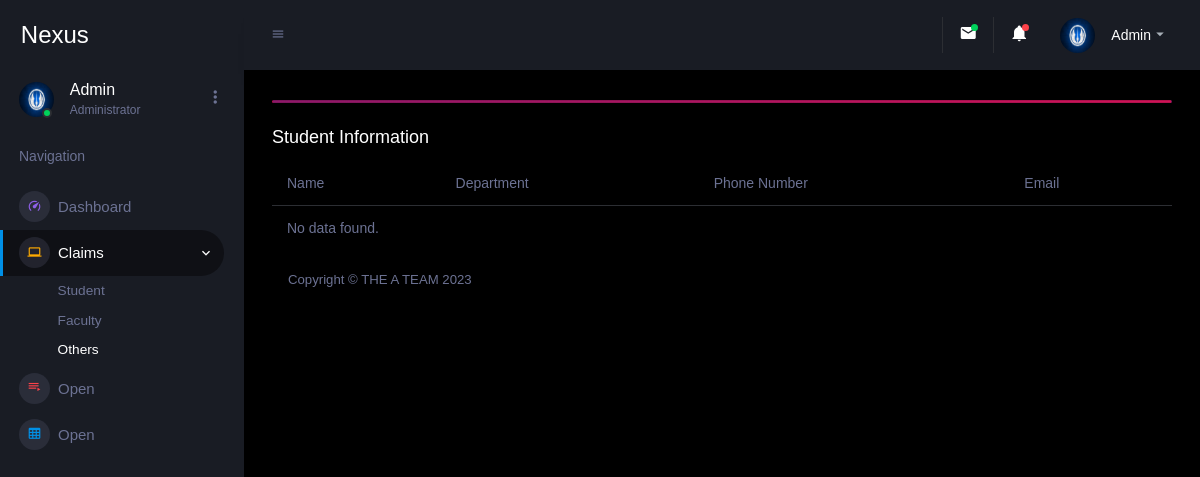
The page /admin/admin/other.php on the database as committed earlier.
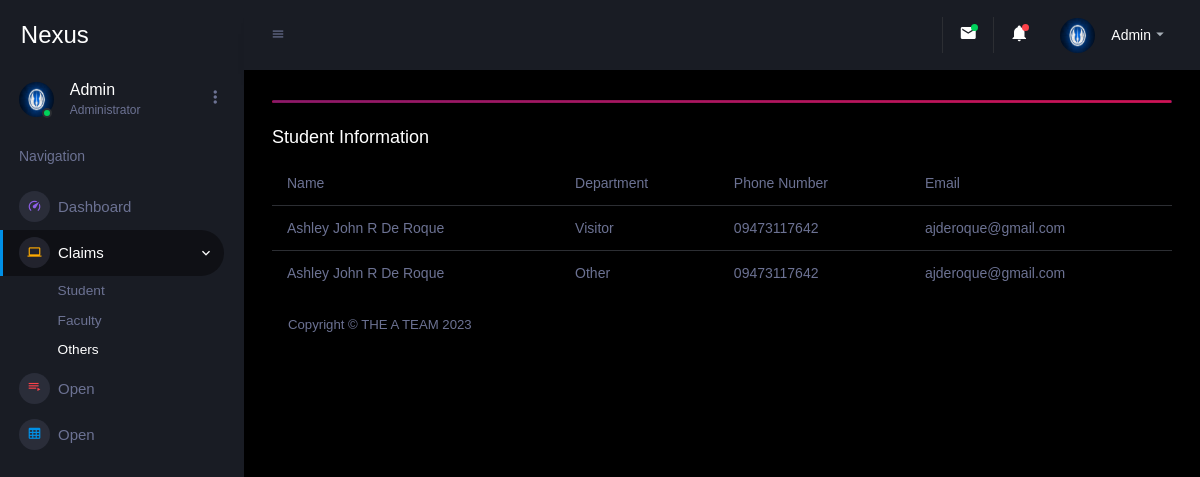
The same page on the database as committed later.
### tables this page shows
CREATE TABLE `claimothers` (
  `name` varchar(250) NOT NULL,
  `department` varchar(250) NOT NULL,
  `number` varchar(250) NOT NULL,
  `email` varchar(250) NOT NULL
);

### admin/admin/other.php (the view, shortened to what the changed rows need)
<!DOCTYPE html>
<html lang="en">
  <head>
    <link rel="stylesheet" href="assets/vendors/mdi/css/materialdesignicons.min.css">
    <link rel="stylesheet" href="assets/vendors/css/vendor.bundle.base.css">
    <link rel="stylesheet" href="assets/vendors/jvectormap/jquery-jvectormap.css">
    <link rel="stylesheet" href="assets/vendors/flag-icon-css/css/flag-icon.min.css">
    <link rel="stylesheet" href="assets/vendors/owl-carousel-2/owl.carousel.min.css">
    <link rel="stylesheet" href="assets/vendors/owl-carousel-2/owl.theme.default.min.css">
    <link rel="stylesheet" href="assets/css/style.css">
  </head>
  <body>
    <div class="container-scroller">
      <div class="container-fluid page-body-wrapper">
        <div class="main-panel">
          <div class="content-wrapper">
            <div class="table-responsive">
                <table class="table">
                    <thead>
                    <tr>
                        <th>Name</th>
                        <th>Department</th>
                        <th>Phone Number</th>
                        <th>Email</th>
                    </tr>
                    </thead>
                    <tbody>
                    <?php
                    include 'connect.php';
                    $query = "SELECT name, department, number, email FROM claimothers";
                    $stmt = $conn->prepare($query);
                    $stmt->execute();
                    if ($stmt->rowCount() > 0) {
                        while ($row = $stmt->fetch(PDO::FETCH_ASSOC)) {
                            echo "<tr>";
                            echo "<td>{$row['name']}</td>";
                            echo "<td>{$row['department']}</td>";
                            echo "<td>{$row['number']}</td>";
                            echo "<td>{$row['email']}</td>";
                            echo "</tr>";
                        }
                    } else {
                        echo "<tr><td colspan='4'>No data found.</td></tr>";
                    }
                    ?>
                    </tbody>
                </table>
            </div>
        </div>
      </div>
    </div>
  </body>
</html>

Rows that differ between the two databases and show on the page:
added claimothers: name "Ashley John R De Roque", department "Visitor", number "09473117642", email "ajderoque@gmail.com"
added claimothers: name "Ashley John R De Roque", department "Other", number "09473117642", email "ajderoque@gmail.com"
Other text that changed with them:
text no longer shown: "No data found."
